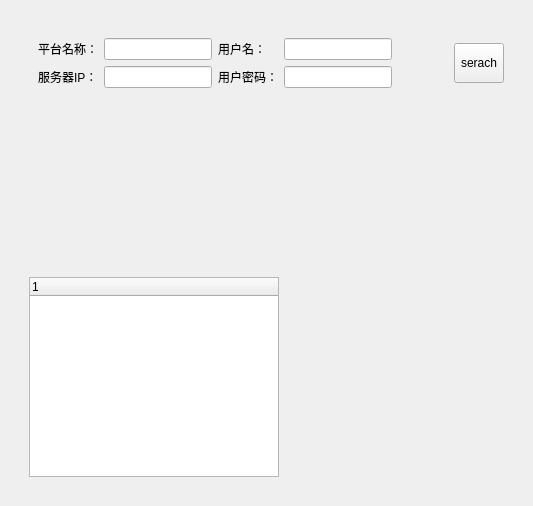
<?xml version="1.0" encoding="UTF-8"?>
<ui version="4.0">
 <class>InfinovaPage</class>
 <widget class="QWidget" name="InfinovaPage">
  <property name="geometry">
   <rect>
    <x>0</x>
    <y>0</y>
    <width>533</width>
    <height>506</height>
   </rect>
  </property>
  <property name="windowTitle">
   <string>Form</string>
  </property>
  <layout class="QVBoxLayout" name="verticalLayout">
   <item>
    <widget class="QWidget" name="widget" native="true">
     <layout class="QVBoxLayout" name="verticalLayout_2">
      <item>
       <widget class="QWidget" name="widget_2" native="true">
        <layout class="QHBoxLayout" name="horizontalLayout">
         <item>
          <widget class="QWidget" name="widget_4" native="true">
           <layout class="QGridLayout" name="gridLayout">
            <item row="0" column="0">
             <widget class="QLabel" name="label">
              <property name="text">
               <string>平台名称：</string>
              </property>
             </widget>
            </item>
            <item row="0" column="1">
             <widget class="QLineEdit" name="lineEdit_platformName"/>
            </item>
            <item row="0" column="2">
             <widget class="QLabel" name="label_3">
              <property name="text">
               <string>用户名：</string>
              </property>
             </widget>
            </item>
            <item row="0" column="3">
             <widget class="QLineEdit" name="lineEdit_userName"/>
            </item>
            <item row="1" column="0">
             <widget class="QLabel" name="label_2">
              <property name="text">
               <string>服务器IP：</string>
              </property>
             </widget>
            </item>
            <item row="1" column="1">
             <widget class="QLineEdit" name="lineEdit_serviceIp"/>
            </item>
            <item row="1" column="2">
             <widget class="QLabel" name="label_4">
              <property name="text">
               <string>用户密码：</string>
              </property>
             </widget>
            </item>
            <item row="1" column="3">
             <widget class="QLineEdit" name="lineEdit_password"/>
            </item>
           </layout>
          </widget>
         </item>
         <item>
          <spacer name="horizontalSpacer">
           <property name="orientation">
            <enum>Qt::Horizontal</enum>
           </property>
           <property name="sizeHint" stdset="0">
            <size>
             <width>21</width>
             <height>20</height>
            </size>
           </property>
          </spacer>
         </item>
         <item>
          <widget class="QToolButton" name="toolButton">
           <property name="minimumSize">
            <size>
             <width>40</width>
             <height>40</height>
            </size>
           </property>
           <property name="text">
            <string>serach</string>
           </property>
          </widget>
         </item>
        </layout>
       </widget>
      </item>
      <item>
       <spacer name="verticalSpacer">
        <property name="orientation">
         <enum>Qt::Vertical</enum>
        </property>
        <property name="sizeHint" stdset="0">
         <size>
          <width>20</width>
          <height>40</height>
         </size>
        </property>
       </spacer>
      </item>
      <item>
       <widget class="QWidget" name="widget_3" native="true">
        <layout class="QHBoxLayout" name="horizontalLayout_2">
         <item>
          <widget class="QTreeWidget" name="treeWidget">
           <property name="minimumSize">
            <size>
             <width>250</width>
             <height>200</height>
            </size>
           </property>
           <property name="maximumSize">
            <size>
             <width>250</width>
             <height>200</height>
            </size>
           </property>
           <column>
            <property name="text">
             <string notr="true">1</string>
            </property>
           </column>
          </widget>
         </item>
         <item>
          <widget class="QWidget" name="widget_info" native="true"/>
         </item>
        </layout>
       </widget>
      </item>
     </layout>
    </widget>
   </item>
  </layout>
 </widget>
 <resources/>
 <connections/>
</ui>
